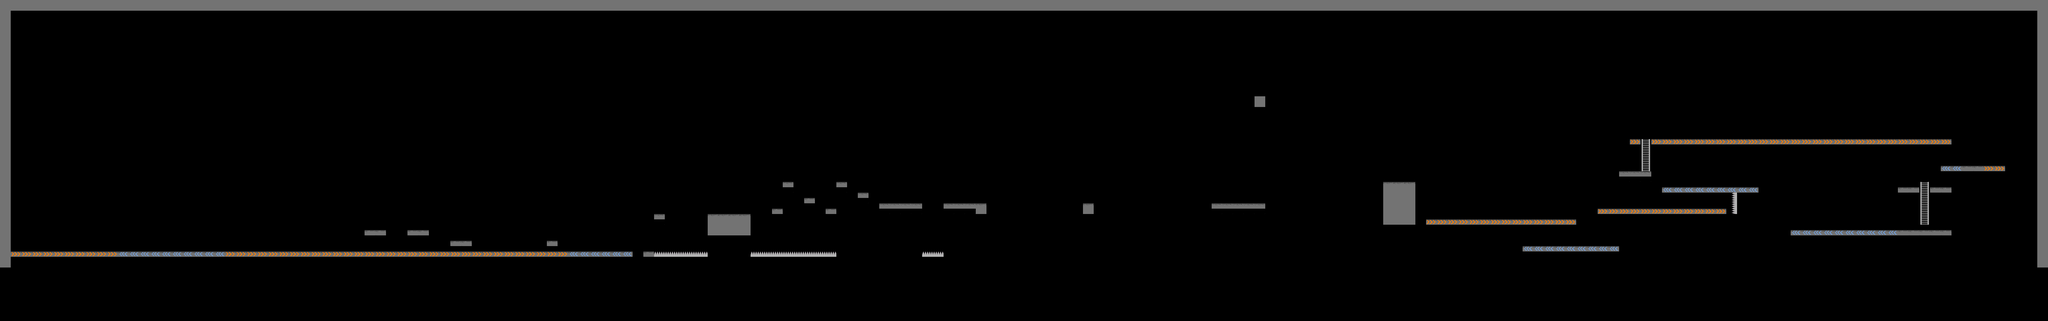

The image is a tile-based game level rendered from a .tmx file. Its description and source (layers, tilesets, objects; grid data summarised) follow:
An orthogonal 191x30 tile map with 30x30 px tiles, 1 tile layer (Tile Layer 1).

<map version="1.10" tiledversion="1.10.1" orientation="orthogonal" renderorder="right-down" width="191" height="30" tilewidth="30" tileheight="30" infinite="0" nextlayerid="2" nextobjectid="1">
 <tileset firstgid="1" source="tileset.tsx" />
 <layer id="1" name="Tile Layer 1" width="191" height="30">
  <data>[5730 cells, 472 non-empty, 11 distinct tile ids]</data>
 </layer>
</map>
